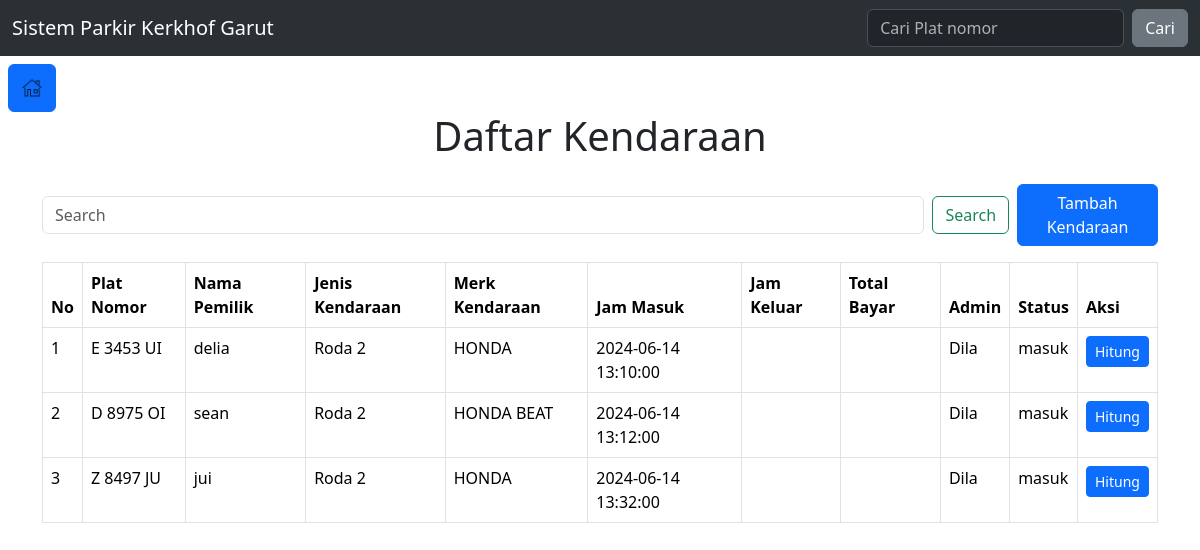
Page /kendaraan-masuk.php (signed in) on the committed database.
### tables this page shows
CREATE TABLE `parkir` (
  `id_parkir` int(11) NOT NULL,
  `id_kendaraan` int(11) DEFAULT NULL,
  `jam_masuk` datetime DEFAULT NULL,
  `jam_keluar` datetime DEFAULT NULL,
  `total_bayar` decimal(10,2) DEFAULT NULL,
  `id_admin` int(11) DEFAULT NULL
);

CREATE TABLE `kendaraan` (
  `id_kendaraan` int(11) NOT NULL,
  `jenis_kendaraan` enum('Roda 2','Roda 4','Lainnya') DEFAULT NULL,
  `merk_kendaraan` varchar(50) DEFAULT NULL,
  `status` enum('masuk','keluar') DEFAULT 'masuk',
  `nama_pemilik` varchar(100) DEFAULT NULL,
  `plat` varchar(20) NOT NULL
);

### kendaraan-masuk.php (the view, shortened to what this page needs)
<?php
require('functions.php');
$search_query = "";
$query = "SELECT k.id_kendaraan, k.plat, k.nama_pemilik, k.jenis_kendaraan, k.merk_kendaraan, p.jam_masuk, p.jam_keluar, p.total_bayar, a.nama_admin, k.status
          FROM kendaraan k
          LEFT JOIN parkir p ON k.id_kendaraan = p.id_kendaraan
          LEFT JOIN admin a ON p.id_admin = a.id_admin";
$query .= " ORDER BY FIELD(k.status, 'masuk', 'keluar')";
$result = mysqli_query($con, $query);
?>
<!DOCTYPE html>
<html lang="en">
<head>
    <link rel="stylesheet" href="css/bootstrap.min.css">
</head>
<body>
    <?php include 'includes/navbar.php'; ?>
    <div class="home-btn m-2">
        <a class="btn btn-primary mx-auto p-2" href="dashboard.php" role="button"><img src="image/home.png" width="30px"></a>
        <h1 class="text-center mb-4">Daftar Kendaraan</h1>
    </div>
    <div class="container mt-2">
        <form class="form-inline mb-3 d-flex align-items-center" action="kendaraan-masuk.php" method="GET">
            <input class="form-control me-2" type="search" placeholder="Search" autocomplete="off" aria-label="Search" name="search" value="<?php echo htmlspecialchars($search_query); ?>">
            <button class="btn btn-outline-success me-2" type="submit">Search</button>
            <a class="btn btn-primary" href="tambah-kendaraan.php">Tambah Kendaraan</a>
        </form>
        <table class="table table-bordered">
            <thead>
                <tr>
                    <th>No</th>
                    <th>Plat Nomor</th>
                    <th>Nama Pemilik</th>
                    <th>Jenis Kendaraan</th>
                    <th>Merk Kendaraan</th>
                    <th>Jam Masuk</th>
                    <th>Jam Keluar</th>
                    <th>Total Bayar</th>
                    <th>Admin</th>
                    <th>Status</th>
                    <th>Aksi</th>
                </tr>
            </thead>
            <tbody>
                <?php
                $no = 1;
                if (mysqli_num_rows($result) > 0) {
                    while ($row = mysqli_fetch_assoc($result)) {
                        echo "<tr>";
                        echo "<td>" . $no++ . "</td>";
                        echo "<td>" . htmlspecialchars($row['plat']) . "</td>";
                        echo "<td>" . htmlspecialchars($row['nama_pemilik']) . "</td>";
                        echo "<td>" . htmlspecialchars($row['jenis_kendaraan']) . "</td>";
                        echo "<td>" . htmlspecialchars($row['merk_kendaraan']) . "</td>";
                        echo "<td>" . htmlspecialchars($row['jam_masuk']) . "</td>";
                        echo "<td>" . htmlspecialchars($row['jam_keluar']) . "</td>";
                        echo "<td>" . htmlspecialchars($row['total_bayar']) . "</td>";
                        echo "<td>" . htmlspecialchars($row['nama_admin']) . "</td>";
                        echo "<td>" . htmlspecialchars($row['status']) . "</td>";
                        echo "<td><a href='hitung-bayar.php?id_kendaraan=" . $row['id_kendaraan'] . "' class='btn btn-primary btn-sm'>Hitung</a></td>";
                        echo "</tr>";
                    }
                } else {
                    echo "<tr><td colspan='11' class='text-center'>Tidak ada data kendaraan</td></tr>";
                }
                ?>
            </tbody>
        </table>
    </div>
</body>
</html>

### rows in the picture
parkir: id_kendaraan.plat "E 3453 UI", id_kendaraan.nama_pemilik "delia", id_kendaraan.jenis_kendaraan "Roda 2", id_kendaraan.merk_kendaraan "HONDA", jam_masuk "2024-06-14 13:10:00", id_admin.nama_admin "Dila", id_kendaraan.status "masuk"
parkir: id_kendaraan.plat "D 8975 OI", id_kendaraan.nama_pemilik "sean", id_kendaraan.jenis_kendaraan "Roda 2", id_kendaraan.merk_kendaraan "HONDA BEAT", jam_masuk "2024-06-14 13:12:00", id_admin.nama_admin "Dila", id_kendaraan.status "masuk"
parkir: id_kendaraan.plat "Z 8497 JU", id_kendaraan.nama_pemilik "jui", id_kendaraan.jenis_kendaraan "Roda 2", id_kendaraan.merk_kendaraan "HONDA", jam_masuk "2024-06-14 13:32:00", id_admin.nama_admin "Dila", id_kendaraan.status "masuk"
